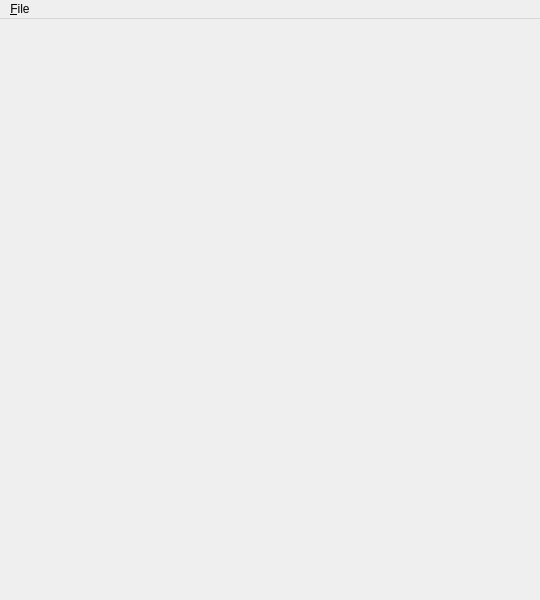
<?xml version="1.0" encoding="UTF-8"?>
<ui version="4.0">
 <class>MainWindow</class>
 <widget class="QMainWindow" name="MainWindow">
  <property name="geometry">
   <rect>
    <x>0</x>
    <y>0</y>
    <width>540</width>
    <height>600</height>
   </rect>
  </property>
  <property name="windowTitle">
   <string>A CS123 Final</string>
  </property>
  <widget class="QWidget" name="centralWidget">
   <layout class="QHBoxLayout" name="horizontalLayout">
    <property name="leftMargin">
     <number>0</number>
    </property>
    <property name="topMargin">
     <number>0</number>
    </property>
    <property name="rightMargin">
     <number>0</number>
    </property>
    <property name="bottomMargin">
     <number>0</number>
    </property>
    <item>
     <widget class="View" name="view" native="true"/>
    </item>
   </layout>
  </widget>
  <widget class="QMenuBar" name="menuBar">
   <property name="geometry">
    <rect>
     <x>0</x>
     <y>0</y>
     <width>540</width>
     <height>21</height>
    </rect>
   </property>
   <widget class="QMenu" name="menuFile">
    <property name="title">
     <string>&amp;File</string>
    </property>
    <addaction name="actionOpen"/>
   </widget>
   <addaction name="menuFile"/>
  </widget>
  <action name="actionOpen">
   <property name="text">
    <string>Open</string>
   </property>
  </action>
 </widget>
 <layoutdefault spacing="6" margin="11"/>
 <customwidgets>
  <customwidget>
   <class>View</class>
   <extends>QWidget</extends>
   <header>view.h</header>
   <slots>
    <slot>fileOpen()</slot>
   </slots>
  </customwidget>
 </customwidgets>
 <resources/>
 <connections>
  <connection>
   <sender>actionOpen</sender>
   <signal>triggered()</signal>
   <receiver>view</receiver>
   <slot>fileOpen()</slot>
   <hints>
    <hint type="sourcelabel">
     <x>-1</x>
     <y>-1</y>
    </hint>
    <hint type="destinationlabel">
     <x>269</x>
     <y>310</y>
    </hint>
   </hints>
  </connection>
 </connections>
</ui>
